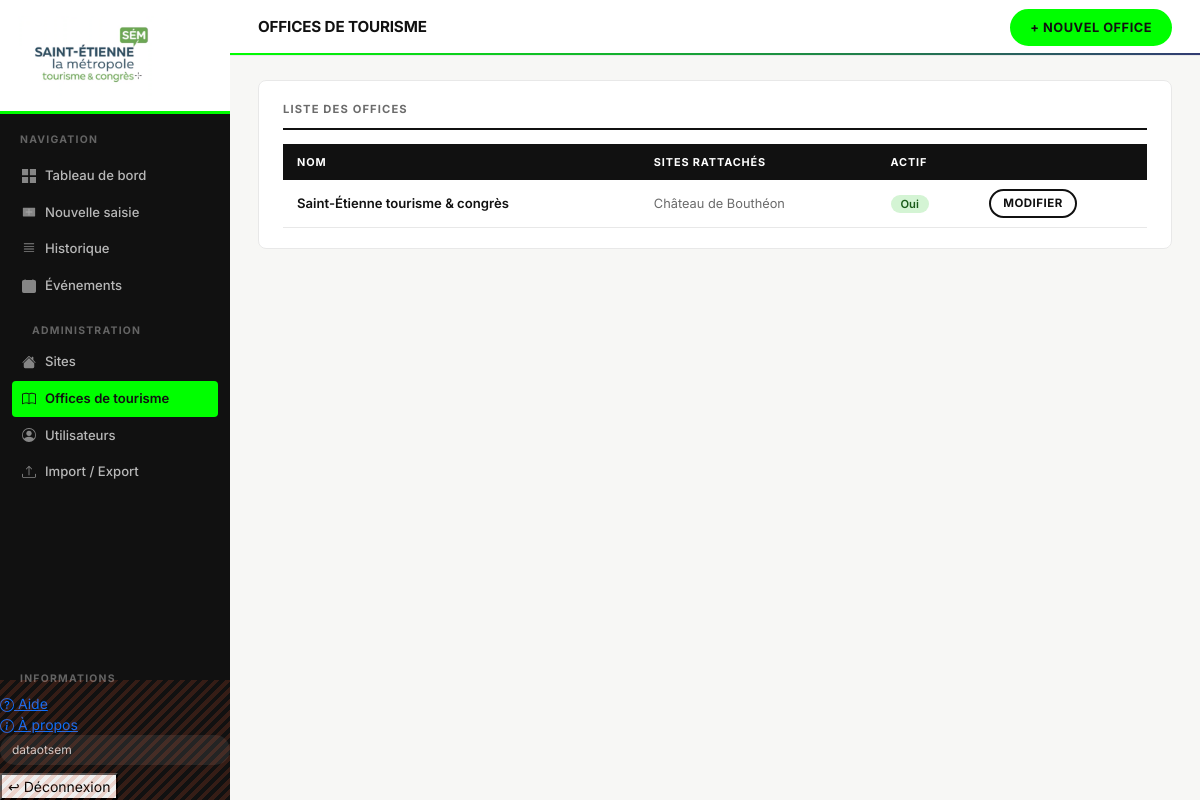
The app's page /offices/ (signed in) with its own data.
### suivi/models.py (models this page shows, shortened)
class Utilisateur(AbstractUser):
    ROLE_CHOICES = [
        ("saisisseur", "Saisisseur (site)"),
        ("admin", "Administrateur"),
    ]
    site = models.ForeignKey(
        SiteTouristique,
        verbose_name="Site rattaché",
        on_delete=models.SET_NULL,
        null=True,
        blank=True,
        related_name="utilisateurs",
    )
    role = models.CharField(
        "Rôle", max_length=20, choices=ROLE_CHOICES, default="saisisseur"
    )
    telephone = models.CharField("Téléphone", max_length=30, blank=True)
    cle_api = models.CharField(
        "Clé API", max_length=64, blank=True, unique=True, null=True,
        help_text="Utilisée pour l'accès en lecture à l'API (ex: Power BI). Laisser vide si non utilisée.",
    )
    @property
    def est_admin(self):
        return self.role == "admin" or self.is_superuser

class OfficeDeTourisme(models.Model):
    nom = models.CharField("Nom", max_length=200)
    actif = models.BooleanField("Actif", default=True)
    class Meta:
        verbose_name = "Office de tourisme"
        verbose_name_plural = "Offices de tourisme"
        ordering = ["nom"]

class SiteTouristique(models.Model):
    CATEGORIE_CHOICES = [
        ("musee", "Musée"),
        ("site_patrimonial", "Site patrimonial"),
        ("office_tourisme", "Office de tourisme"),
        ("parc_jardin", "Parc / jardin"),
        ("monument", "Monument"),
        ("site_naturel", "Site naturel"),
        ("art_contemporain", "Lieu d'art contemporain"),
        ("autre", "Autre"),
    ]
    nom = models.CharField("Nom du site", max_length=200)
    commune = models.CharField("Commune", max_length=150, blank=True)
    categorie = models.CharField(
        "Catégorie",
        max_length=30,
        choices=CATEGORIE_CHOICES,
        blank=True,
    )
    offices = models.ManyToManyField(
        OfficeDeTourisme,
        blank=True,
        verbose_name="Offices de tourisme rattachés",
        related_name="sites",
    )
    actif = models.BooleanField("Site actif", default=True)
    date_creation = models.DateTimeField(auto_now_add=True)
    class Meta:
        verbose_name = "Site touristique"
        verbose_name_plural = "Sites touristiques"
        ordering = ["nom"]

### suivi/views.py (the view)
# urls.py: path("offices/", views.liste_offices, name="liste_offices"),
@user_passes_test(est_admin)
def liste_offices(request):
    offices = OfficeDeTourisme.objects.prefetch_related("sites").all()
    return render(request, "suivi/liste_offices.html", {"offices": offices})

### suivi/views.py (called while the page is built)
def est_admin(user):
    return user.is_authenticated and user.est_admin

### suivi/templates/suivi/liste_offices.html (shortened to what this page needs)
{% extends "suivi/base.html" %}
{% block page_title %}Offices de tourisme{% endblock %}
{% block topbar_actions %}
    <a href="{% url 'creer_office' %}" class="btn-app accent">+ Nouvel office</a>
{% endblock %}
{% block contenu %}
<div class="app-card">
    <div class="app-card-title"><span>Liste des offices</span></div>
    <table class="data-table">
        <thead>
            <tr><th>Nom</th><th>Sites rattachés</th><th>Actif</th><th></th></tr>
        </thead>
        <tbody>
            {% for office in offices %}
            <tr>
                <td style="font-weight:600;">{{ office.nom }}</td>
                <td style="font-size:.8rem; color:var(--c-gris-moyen);">
                    {% for s in office.sites.all %}{{ s.nom }}{% if not forloop.last %}, {% endif %}{% empty %}—{% endfor %}
                </td>
                <td>{% if office.actif %}<span class="badge-ok">Oui</span>{% else %}<span class="badge-missing">Non</span>{% endif %}</td>
                <td><a href="{% url 'modifier_office' office.pk %}" class="btn-app outline sm">Modifier</a></td>
            </tr>
            {% empty %}
            <tr><td colspan="4" style="color:var(--c-gris-moyen); padding:20px;">Aucun office de tourisme. <a href="{% url 'creer_office' %}">En créer un</a>.</td></tr>
            {% endfor %}
        </tbody>
    </table>
</div>
{% endblock %}

### suivi/templates/suivi/base.html (shortened to what this page needs)
<!DOCTYPE html>
{% load static %}
<html lang="fr">
<head>
    <link href="https://cdn.jsdelivr.net/npm/bootstrap@5.3.3/dist/css/bootstrap.min.css" rel="stylesheet">
    <link rel="stylesheet" href="https://cdn.jsdelivr.net/npm/animate.css@4/animate.min.css">
    <link rel="stylesheet" href="https://cdn.jsdelivr.net/npm/toastify-js/src/toastify.min.css">
    <link rel="stylesheet" href="https://cdn.jsdelivr.net/npm/flatpickr/dist/flatpickr.min.css">
</head>
<body>
{% if user.is_authenticated %}
<aside class="sidebar">
    <div class="sidebar-logo">
        <img src="{% static 'suivi/images/logo.png' %}" alt="Saint-Étienne Tourisme">
    </div>
    <div class="sidebar-stripe"></div>
    <div class="sidebar-section">Navigation</div>
    <nav class="sidebar-nav">
        <a href="{% url 'tableau_de_bord' %}" {% if request.resolver_match.url_name == 'tableau_de_bord' %}class="active"{% endif %}>
            <svg width="14" height="14" fill="currentColor" viewBox="0 0 16 16"><path d="M0 0h7v7H0V0zm9 0h7v7H9V0zM0 9h7v7H0V9zm9 0h7v7H9V9z"/></svg>
            Tableau de bord
        </a>
        <a href="{% url 'saisir_indicateur' %}" {% if request.resolver_match.url_name == 'saisir_indicateur' %}class="active"{% endif %}>
            <svg width="14" height="14" fill="currentColor" viewBox="0 0 16 16"><path d="M8 4a.5.5 0 0 1 .5.5v3h3a.5.5 0 0 1 0 1h-3v3a.5.5 0 0 1-1 0v-3h-3a.5.5 0 0 1 0-1h3v-3A.5.5 0 0 1 8 4z"/><path d="M14.5 3a.5.5 0 0 1 .5.5v9a.5.5 0 0 1-.5.5h-13a.5.5 0 0 1-.5-.5v-9a.5.5 0 0 1 .5-.5h13z"/></svg>
            Nouvelle saisie
        </a>
        <a href="{% url 'liste_indicateurs' %}" {% if request.resolver_match.url_name == 'liste_indicateurs' %}class="active"{% endif %}>
            <svg width="14" height="14" fill="currentColor" viewBox="0 0 16 16"><path d="M2.5 1.5a.5.5 0 0 0 0 1h11a.5.5 0 0 0 0-1h-11zm0 3a.5.5 0 0 0 0 1h11a.5.5 0 0 0 0-1h-11zm0 3a.5.5 0 0 0 0 1h11a.5.5 0 0 0 0-1h-11zm0 3a.5.5 0 0 0 0 1h11a.5.5 0 0 0 0-1h-11z"/></svg>
            Historique
        </a>
        <a href="{% url 'liste_evenements' %}" {% if request.resolver_match.url_name == 'liste_evenements' %}class="active"{% endif %}>
            <svg width="14" height="14" fill="currentColor" viewBox="0 0 16 16"><path d="M3.5 0a.5.5 0 0 1 .5.5V1h8V.5a.5.5 0 0 1 1 0V1h1a2 2 0 0 1 2 2v11a2 2 0 0 1-2 2H2a2 2 0 0 1-2-2V3a2 2 0 0 1 2-2h1V.5a.5.5 0 0 1 .5-.5z"/></svg>
            Événements
        </a>
        {% if user.est_admin %}
        <div class="sidebar-section">Administration</div>
        <a href="{% url 'liste_sites' %}" {% if 'site' in request.resolver_match.url_name %}class="active"{% endif %}>
            Sites
        </a>
        <a href="{% url 'liste_offices' %}" {% if 'office' in request.resolver_match.url_name %}class="active"{% endif %}>
            Offices de tourisme
        </a>
        <a href="{% url 'liste_utilisateurs' %}" {% if 'utilisateur' in request.resolver_match.url_name %}class="active"{% endif %}>
            <svg width="14" height="14" fill="currentColor" viewBox="0 0 16 16"><path d="M11 6a3 3 0 1 1-6 0 3 3 0 0 1 6 0z"/><path fill-rule="evenodd" d="M0 8a8 8 0 1 1 16 0A8 8 0 0 1 0 8zm8-7a7 7 0 0 0-5.468 11.37C3.242 11.226 4.805 10 8 10s4.757 1.225 5.468 2.37A7 7 0 0 0 8 1z"/></svg>
            Utilisateurs
        </a>
        <a href="{% url 'portail_import_export' %}" {% if 'import' in request.resolver_match.url_name or 'export' in request.resolver_match.url_name %}class="active"{% endif %}>
            Import / Export
        </a>
        {% endif %}
    </nav>
        <div class="sidebar-section">Informations</div>
        <a href="{% url 'aide' %}" {% if request.resolver_match.url_name == 'aide' %}class="active"{% endif %}>
            Aide
        </a>
        <a href="{% url 'a_propos' %}" {% if request.resolver_match.url_name == 'a_propos' %}class="active"{% endif %}>
            À propos
        </a>
        <div class="user-pill">{{ user.get_full_name|default:user.username }}{% if user.site %} · {{ user.site.nom }}{% endif %}</div>
        <form method="post" action="{% url 'deconnexion' %}">
            <button type="submit">↩ Déconnexion</button>
        </form>
</aside>
<div class="main-wrap">
    <header class="topbar">
        <span class="topbar-title">{% block page_title %}{% endblock %}</span>
        <div>{% block topbar_actions %}{% endblock %}</div>
    </header>
    <main class="page-body">
{% endif %}
{% block contenu %}{% endblock %}
{% if user.is_authenticated %}
    </main>
</div>
{% endif %}
</body>
</html>

### records on screen
Utilisateur: get_full_name "dataotsem"
OfficeDeTourisme: nom "Saint-Étienne tourisme & congrès", actif "Oui"
SiteTouristique: nom "Château de Bouthéon"
